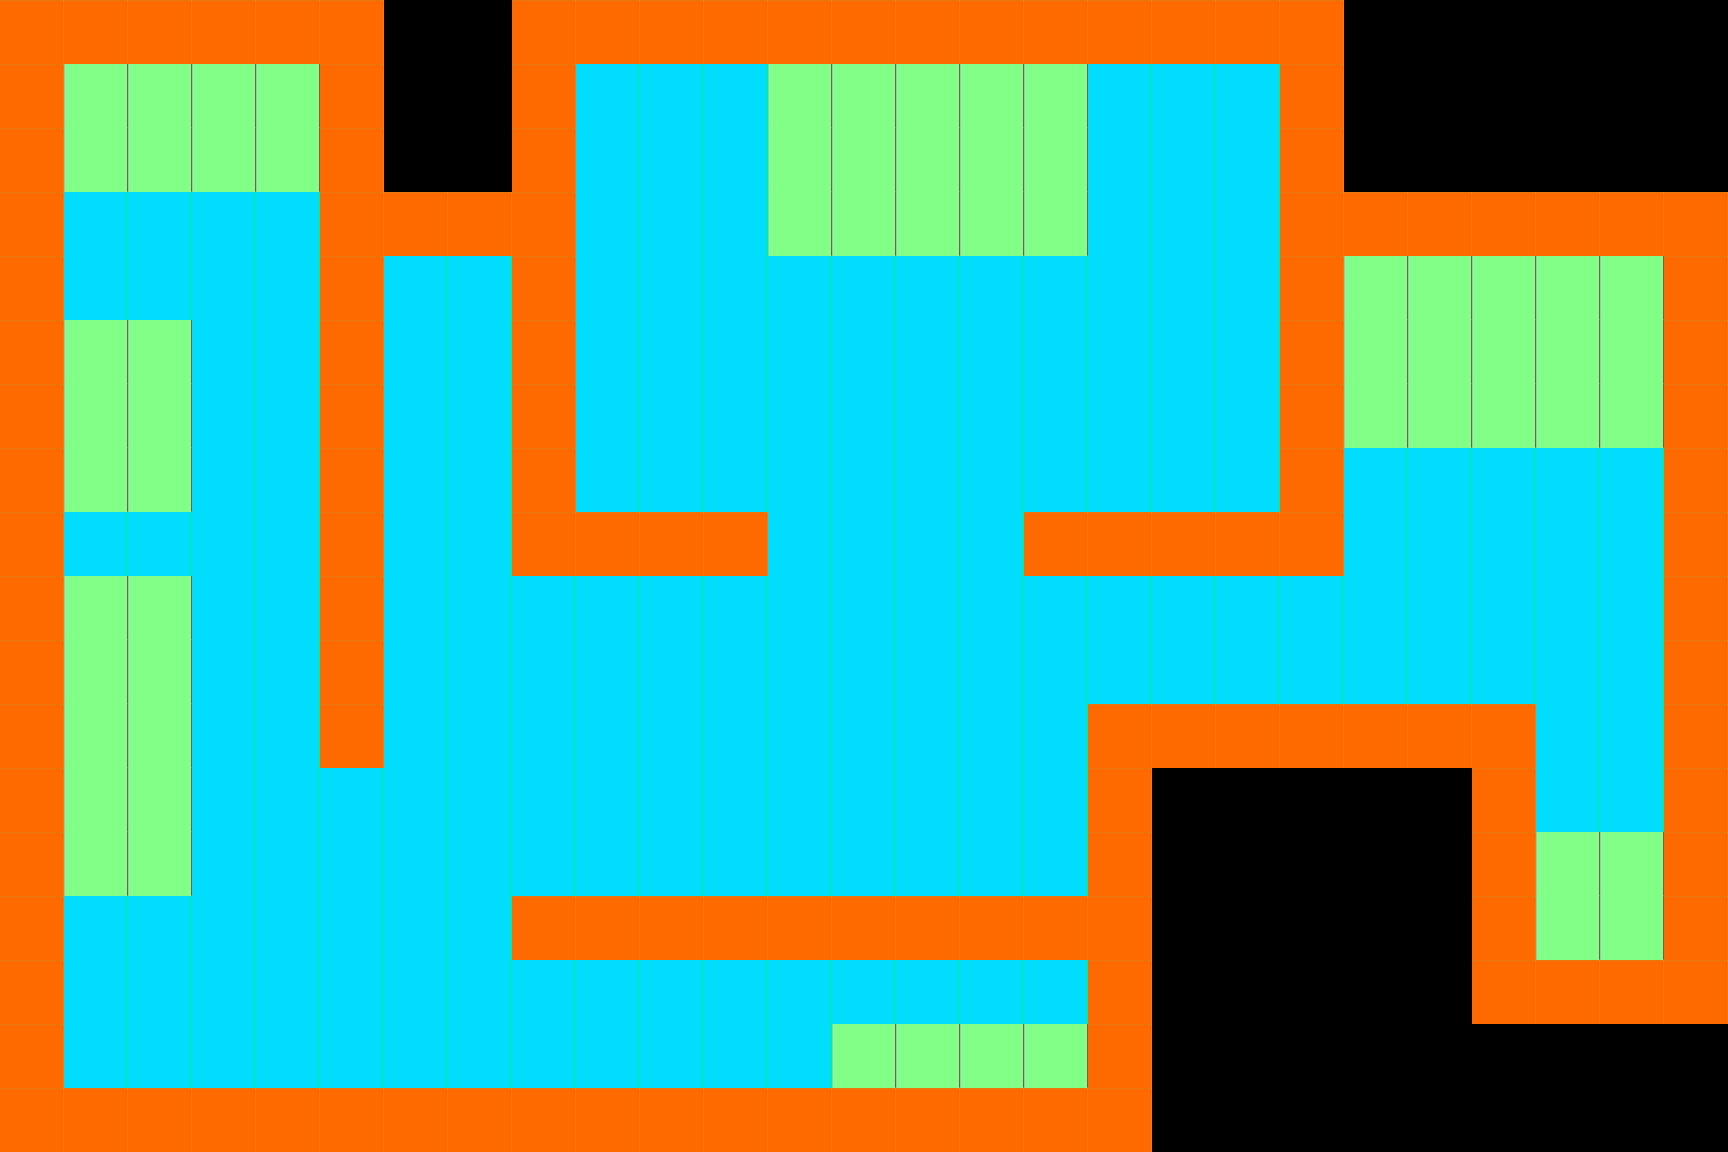

The image is a tile-based game level rendered from a .tmx file. Its description and complete source (layers, tilesets, objects, tile grids) follow:
An orthogonal 27x18 tile map with 64x64 px tiles, 3 tile layers (walls, floors, events) and 7 objects (solar, reactor, fab, cargo, hydro, ...).

<map version="1.10" tiledversion="1.12.1" orientation="orthogonal" renderorder="right-down" width="27" height="18" tilewidth="64" tileheight="64" infinite="0" nextlayerid="6" nextobjectid="22">
 <editorsettings>
  <export format="json" />
 </editorsettings>
 <tileset firstgid="1" source="tiles.tsx" />
 <layer id="1" name="walls" width="27" height="18">
  <data encoding="csv">
23,23,23,23,23,23,0,0,23,23,23,23,23,23,23,23,23,23,23,23,23,0,0,0,0,0,0,
23,0,0,0,0,23,0,0,23,0,0,0,0,0,0,0,0,0,0,0,23,0,0,0,0,0,0,
23,0,0,0,0,23,0,0,23,0,0,0,0,0,0,0,0,0,0,0,23,0,0,0,0,0,0,
23,0,0,0,0,23,23,23,23,0,0,0,0,0,0,0,0,0,0,0,23,23,23,23,23,23,23,
23,0,0,0,0,23,0,0,23,0,0,0,0,0,0,0,0,0,0,0,23,0,0,0,0,0,23,
23,0,0,0,0,23,0,0,23,0,0,0,0,0,0,0,0,0,0,0,23,0,0,0,0,0,23,
23,0,0,0,0,23,0,0,23,0,0,0,0,0,0,0,0,0,0,0,23,0,0,0,0,0,23,
23,0,0,0,0,23,0,0,23,0,0,0,0,0,0,0,0,0,0,0,23,0,0,0,0,0,23,
23,0,0,0,0,23,0,0,23,23,23,23,0,0,0,0,23,23,23,23,23,0,0,0,0,0,23,
23,0,0,0,0,23,0,0,0,0,0,0,0,0,0,0,0,0,0,0,0,0,0,0,0,0,23,
23,0,0,0,0,23,0,0,0,0,0,0,0,0,0,0,0,0,0,0,0,0,0,0,0,0,23,
23,0,0,0,0,23,0,0,0,0,0,0,0,0,0,0,0,23,23,23,23,23,23,23,0,0,23,
23,0,0,0,0,0,0,0,0,0,0,0,0,0,0,0,0,23,0,0,0,0,0,23,0,0,23,
23,0,0,0,0,0,0,0,0,0,0,0,0,0,0,0,0,23,0,0,0,0,0,23,0,0,23,
23,0,0,0,0,0,0,0,23,23,23,23,23,23,23,23,23,23,0,0,0,0,0,23,0,0,23,
23,0,0,0,0,0,0,0,0,0,0,0,0,0,0,0,0,23,0,0,0,0,0,23,23,23,23,
23,0,0,0,0,0,0,0,0,0,0,0,0,0,0,0,0,23,0,0,0,0,0,0,0,0,0,
23,23,23,23,23,23,23,23,23,23,23,23,23,23,23,23,23,23,0,0,0,0,0,0,0,0,0
</data>
 </layer>
 <layer id="2" name="floors" width="27" height="18">
  <data encoding="csv">
0,0,0,0,0,0,0,0,0,0,0,0,0,0,0,0,0,0,0,0,0,0,0,0,0,0,0,
0,2,2,2,2,0,0,0,0,2,2,2,2,2,2,2,2,2,2,2,0,0,0,0,0,0,0,
0,2,2,2,2,0,0,0,0,2,2,2,2,2,2,2,2,2,2,2,0,0,0,0,0,0,0,
0,2,2,2,2,0,0,0,0,2,2,2,2,2,2,2,2,2,2,2,0,0,0,0,0,0,0,
0,2,2,2,2,0,2,2,0,2,2,2,2,2,2,2,2,2,2,2,0,2,2,2,2,2,0,
0,2,2,2,2,0,2,2,0,2,2,2,2,2,2,2,2,2,2,2,0,2,2,2,2,2,0,
0,2,2,2,2,0,2,2,0,2,2,2,2,2,2,2,2,2,2,2,0,2,2,2,2,2,0,
0,2,2,2,2,0,2,2,0,2,2,2,2,2,2,2,2,2,2,2,0,2,2,2,2,2,0,
0,2,2,2,2,0,2,2,0,0,0,0,2,2,2,2,0,0,0,0,0,2,2,2,2,2,0,
0,2,2,2,2,0,2,2,2,2,2,2,2,2,2,2,2,2,2,2,2,2,2,2,2,2,0,
0,2,2,2,2,0,2,2,2,2,2,2,2,2,2,2,2,2,2,2,2,2,2,2,2,2,0,
0,2,2,2,2,0,2,2,2,2,2,2,2,2,2,2,2,0,0,0,0,0,0,0,2,2,0,
0,2,2,2,2,2,2,2,2,2,2,2,2,2,2,2,2,0,0,0,0,0,0,0,2,2,0,
0,2,2,2,2,2,2,2,2,2,2,2,2,2,2,2,2,0,0,0,0,0,0,0,2,2,0,
0,2,2,2,2,2,2,2,0,0,0,0,0,0,0,0,0,0,0,0,0,0,0,0,2,2,0,
0,2,2,2,2,2,2,2,2,2,2,2,2,2,2,2,2,0,0,0,0,0,0,0,0,0,0,
0,2,2,2,2,2,2,2,2,2,2,2,2,2,2,2,2,0,0,0,0,0,0,0,0,0,0,
0,0,0,0,0,0,0,0,0,0,0,0,0,0,0,0,0,0,0,0,0,0,0,0,0,0,0
</data>
 </layer>
 <layer id="3" name="events" width="27" height="18">
  <data encoding="csv">
0,0,0,0,0,0,0,0,0,0,0,0,0,0,0,0,0,0,0,0,0,0,0,0,0,0,0,
0,5,5,5,5,0,0,0,0,0,0,0,5,5,5,5,5,0,0,0,0,0,0,0,0,0,0,
0,5,5,5,5,0,0,0,0,0,0,0,5,5,5,5,5,0,0,0,0,0,0,0,0,0,0,
0,0,0,0,0,0,0,0,0,0,0,0,5,5,5,5,5,0,0,0,0,0,0,0,0,0,0,
0,0,0,0,0,0,0,0,0,0,0,0,0,0,0,0,0,0,0,0,0,5,5,5,5,5,0,
0,5,5,0,0,0,0,0,0,0,0,0,0,0,0,0,0,0,0,0,0,5,5,5,5,5,0,
0,5,5,0,0,0,0,0,0,0,0,0,0,0,0,0,0,0,0,0,0,5,5,5,5,5,0,
0,5,5,0,0,0,0,0,0,0,0,0,0,0,0,0,0,0,0,0,0,0,0,0,0,0,0,
0,0,0,0,0,0,0,0,0,0,0,0,0,0,0,0,0,0,0,0,0,0,0,0,0,0,0,
0,5,5,0,0,0,0,0,0,0,0,0,0,0,0,0,0,0,0,0,0,0,0,0,0,0,0,
0,5,5,0,0,0,0,0,0,0,0,0,0,0,0,0,0,0,0,0,0,0,0,0,0,0,0,
0,5,5,0,0,0,0,0,0,0,0,0,0,0,0,0,0,0,0,0,0,0,0,0,0,0,0,
0,5,5,0,0,0,0,0,0,0,0,0,0,0,0,0,0,0,0,0,0,0,0,0,0,0,0,
0,5,5,0,0,0,0,0,0,0,0,0,0,0,0,0,0,0,0,0,0,0,0,0,5,5,0,
0,0,0,0,0,0,0,0,0,0,0,0,0,0,0,0,0,0,0,0,0,0,0,0,5,5,0,
0,0,0,0,0,0,0,0,0,0,0,0,0,0,0,0,0,0,0,0,0,0,0,0,0,0,0,
0,0,0,0,0,0,0,0,0,0,0,0,0,5,5,5,5,0,0,0,0,0,0,0,0,0,0,
0,0,0,0,0,0,0,0,0,0,0,0,0,0,0,0,0,0,0,0,0,0,0,0,0,0,0
</data>
 </layer>
 <objectgroup color="#ffff7f" id="5" name="rooms" />
 <objectgroup color="#00aa00" id="4" name="rects">
  <object id="8" name="solar" x="70.6667" y="591.182" width="101.818" height="272.273" />
  <object id="9" name="reactor" x="795.03" y="74.8485" width="260.424" height="149.242" />
  <object id="10" name="fab" x="852.364" y="1032.73" width="217.636" height="48.4545" />
  <object id="11" name="cargo" x="1358.45" y="269.939" width="280" height="164.242" />
  <object id="12" name="hydro" x="81.0607" y="72.121" width="211.364" height="104.97" />
  <object id="13" name="water" x="73.5149" y="329.393" width="99.394" height="162.97" />
  <object id="14" name="life" x="1542.33" y="842.303" width="108.606" height="108.758" />
 </objectgroup>
</map>
